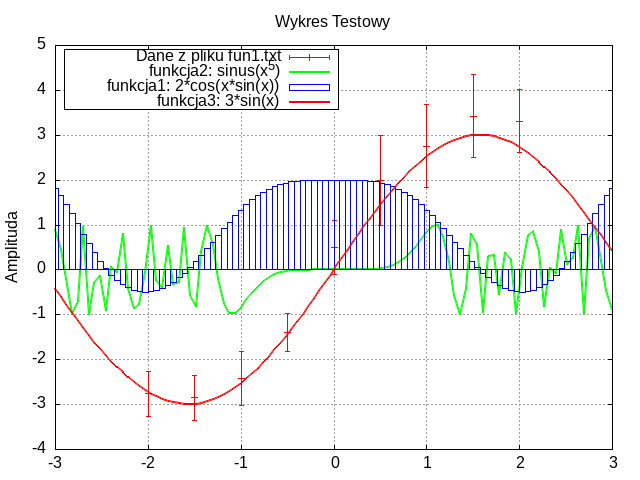

Reproduce this figure in gnuplot.
fun1(x) = 2*cos(x*sin(x))
fun2(x) = sin(x**5)
fun3(x) = 3*sin(x)
label0 = "Dane z pliku fun1.txt"
label1 = "funkcja1: 2*cos(x*sin(x))"
label2 = "funkcja2: sinus(x^5)"
label3 = "funkcja3: 3*sin(x)"
set output "zad1.jpeg"
set terminal jpeg
set grid
set title "Wykres Testowy"
set ylabel "Amplituda"
set label
set key box left width -1
set xrange [-3:3]
set yrange [-4:5]
plot "fun1.txt" using 1:($2+$3)/2:2:3 lw 1.5 lc rgb "red" w yerrorbars title label0, \
     fun2(x) lw 2 lc rgb "green" title label2, \
     fun1(x) lw 1 lc rgb "blue" with boxes title label1, \
     fun3(x) lw 2 lc rgb "red" title label3
